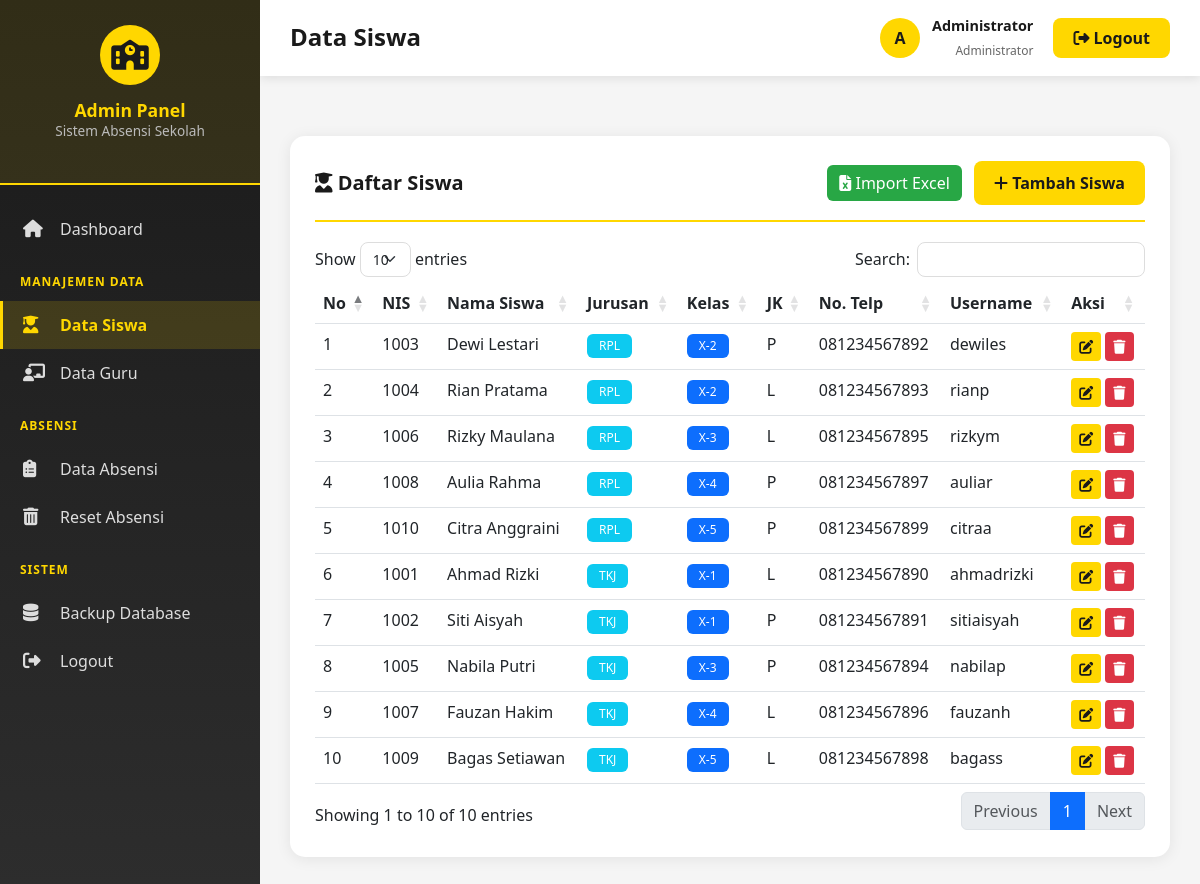
The page /admin/data_siswa.php (signed in) on the database its author committed.
### tables this page shows
CREATE TABLE `siswa` (
  `id_siswa` int(11) NOT NULL,
  `nama_siswa` varchar(100) NOT NULL,
  `nis` varchar(20) NOT NULL,
  `kelas` varchar(20) NOT NULL,
  `jurusan` varchar(50) DEFAULT NULL,
  `username` varchar(50) NOT NULL,
  `password` varchar(255) NOT NULL,
  `jenis_kelamin` enum('L','P') NOT NULL,
  `tempat_lahir` varchar(50) DEFAULT NULL,
  `tanggal_lahir` date DEFAULT NULL,
  `alamat` text DEFAULT NULL,
  `no_telp` varchar(15) DEFAULT NULL,
  `email` varchar(50) DEFAULT NULL,
  `nama_wali` varchar(100) DEFAULT NULL,
  `no_telp_wali` varchar(15) DEFAULT NULL,
  `foto_profil` varchar(255) DEFAULT 'default.jpg'
);

### admin/data_siswa.php (the view, shortened to what this page needs)
<?php
require_once 'includes/header.php';
$siswa = $conn->query("SELECT * FROM siswa ORDER BY jurusan ASC, kelas ASC, nama_siswa ASC");
?>
<div class="table-card">
    <div class="table-header">
        <h5><i class="fas fa-user-graduate"></i> Daftar Siswa</h5>
        <div>
            <button class="btn btn-success me-2" data-bs-toggle="modal" data-bs-target="#modalImport">
                <i class="fas fa-file-excel"></i> Import Excel
            </button>
            <button class="btn btn-primary" data-bs-toggle="modal" data-bs-target="#modalSiswa" onclick="resetForm()">
                <i class="fas fa-plus"></i> Tambah Siswa
            </button>
        </div>
    </div>
    <div class="table-responsive">
        <table class="table table-hover data-table">
            <thead>
                <tr>
                    <th>No</th>
                    <th>NIS</th>
                    <th>Nama Siswa</th>
                    <th>Jurusan</th>
                    <th>Kelas</th>
                    <th>JK</th>
                    <th>No. Telp</th>
                    <th>Username</th>
                    <th>Aksi</th>
                </tr>
            </thead>
            <tbody>
                <?php
                $no = 1;
                while($row = $siswa->fetch_assoc()):
                ?>
                    <tr>
                        <td><?php echo $no++; ?></td>
                        <td><?php echo $row['nis']; ?></td>
                        <td><?php echo $row['nama_siswa']; ?></td>
                        <td><span class="badge bg-info"><?php echo $row['jurusan'] ?: '-'; ?></span></td>
                        <td><span class="badge bg-primary"><?php echo $row['kelas']; ?></span></td>
                        <td><?php echo $row['jenis_kelamin']; ?></td>
                        <td><?php echo $row['no_telp']; ?></td>
                        <td><?php echo $row['username']; ?></td>
                        <td>
                            <button onclick="editSiswa(<?php echo $row['id_siswa']; ?>)" class="btn btn-sm btn-warning" title="Edit">
                                <i class="fas fa-edit"></i>
                            </button>
                            <button onclick="confirmDelete('?delete=<?php echo $row['id_siswa']; ?>', 'Hapus siswa <?php echo $row['nama_siswa']; ?>?')" class="btn btn-sm btn-danger" title="Hapus">
                                <i class="fas fa-trash"></i>
                            </button>
                        </td>
                    </tr>
                <?php endwhile; ?>
            </tbody>
        </table>
    </div>
</div>
<?php require_once 'includes/footer.php'; ?>

### admin/includes/header.php (style rules this page uses)
:root { --primary-yellow: #FFD700; --dark-yellow: #FFC700; --primary-black: #1a1a1a; --secondary-black: #2d2d2d; --sidebar-width: 260px; }
* { margin: 0; padding: 0; box-sizing: border-box; }
body { font-family: 'Segoe UI', Tahoma, Geneva, Verdana, sans-serif; background: #f5f5f5; }
.table-card { background: white; border-radius: 15px; padding: 25px; box-shadow: 0 2px 15px rgba(0,0,0,0.08); margin-top: 30px; }
.table-header { display: flex; justify-content: space-between; align-items: center; margin-bottom: 20px; padding-bottom: 15px; border-bottom: 2px solid var(--primary-yellow); }
.table-header h5 { margin: 0; color: var(--primary-black); font-weight: 600; }
.btn-primary { background: var(--primary-yellow); border: none; color: var(--primary-black); font-weight: 600; padding: 10px 20px; border-radius: 8px; transition: all 0.3s ease; }
.btn-success { background: #28a745; border: none; }
.btn-danger { background: #dc3545; border: none; }
.btn-warning { background: var(--primary-yellow); color: var(--primary-black); border: none; }
.badge { padding: 6px 12px; border-radius: 6px; font-weight: 500; }

### rows shown on the page
siswa: nis "1003", nama_siswa "Dewi Lestari", jurusan "RPL", kelas "X-2", jenis_kelamin "P", no_telp "081234567892", username "dewiles"
siswa: nis "1004", nama_siswa "Rian Pratama", jurusan "RPL", kelas "X-2", jenis_kelamin "L", no_telp "081234567893", username "rianp"
siswa: nis "1006", nama_siswa "Rizky Maulana", jurusan "RPL", kelas "X-3", jenis_kelamin "L", no_telp "081234567895", username "rizkym"
siswa: nis "1008", nama_siswa "Aulia Rahma", jurusan "RPL", kelas "X-4", jenis_kelamin "P", no_telp "081234567897", username "auliar"
siswa: nis "1010", nama_siswa "Citra Anggraini", jurusan "RPL", kelas "X-5", jenis_kelamin "P", no_telp "081234567899", username "citraa"
siswa: nis "1001", nama_siswa "Ahmad Rizki", jurusan "TKJ", kelas "X-1", jenis_kelamin "L", no_telp "081234567890", username "ahmadrizki"
siswa: nis "1002", nama_siswa "Siti Aisyah", jurusan "TKJ", kelas "X-1", jenis_kelamin "P", no_telp "081234567891", username "sitiaisyah"
siswa: nis "1005", nama_siswa "Nabila Putri", jurusan "TKJ", kelas "X-3", jenis_kelamin "P", no_telp "081234567894", username "nabilap"
siswa: nis "1007", nama_siswa "Fauzan Hakim", jurusan "TKJ", kelas "X-4", jenis_kelamin "L", no_telp "081234567896", username "fauzanh"
siswa: nis "1009", nama_siswa "Bagas Setiawan", jurusan "TKJ", kelas "X-5", jenis_kelamin "L", no_telp "081234567898", username "bagass"

### other values the page prints
$page_title "Data Siswa"
substr($_SESSION['admin_nama'], 0, 1) "A"
$_SESSION['admin_nama'] "Administrator"
